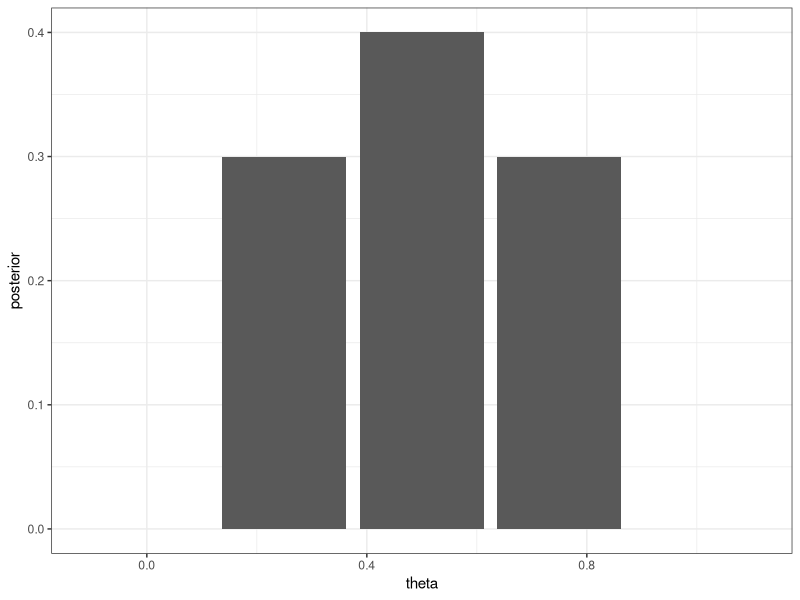
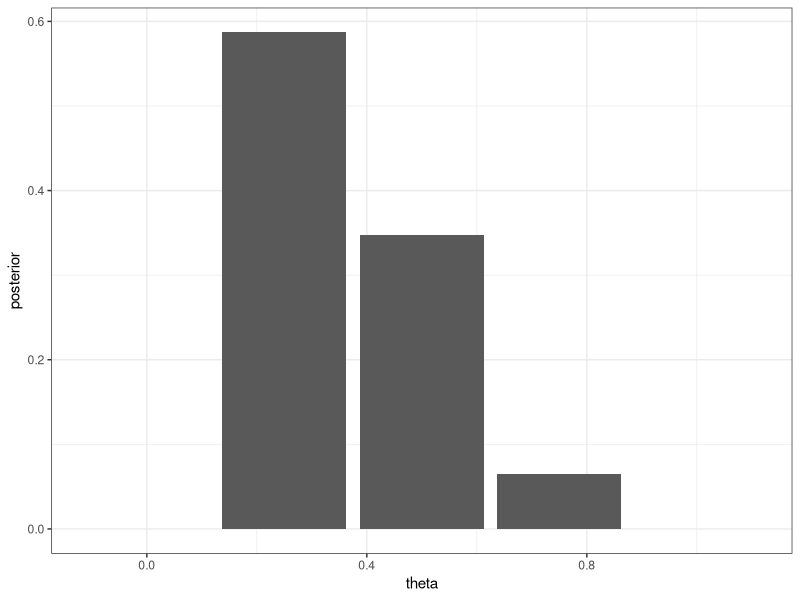
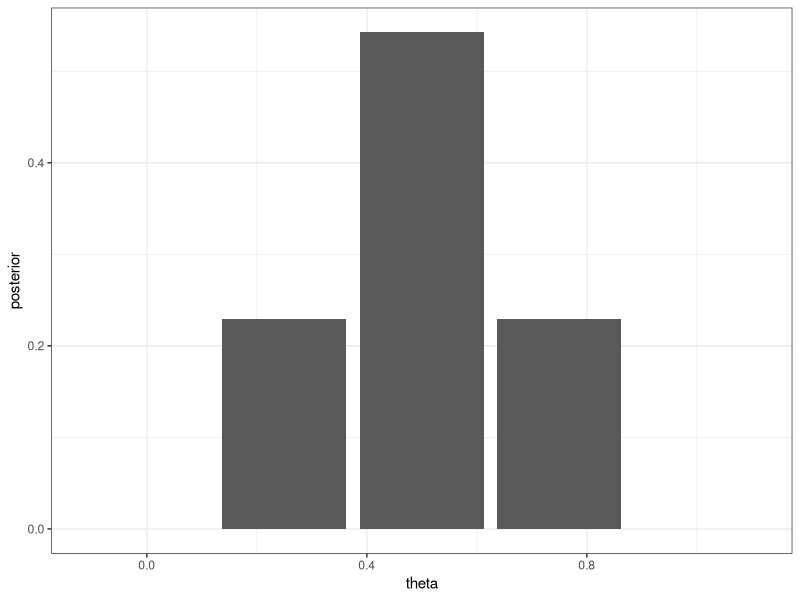
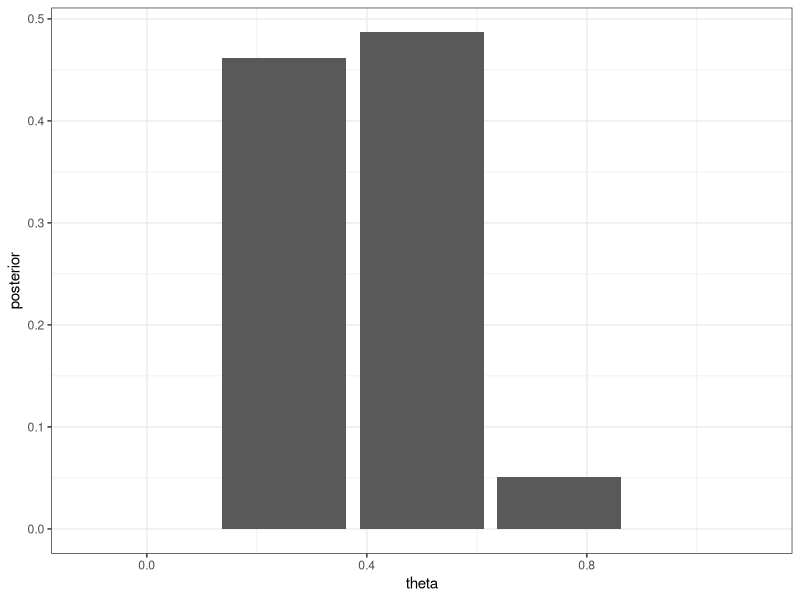
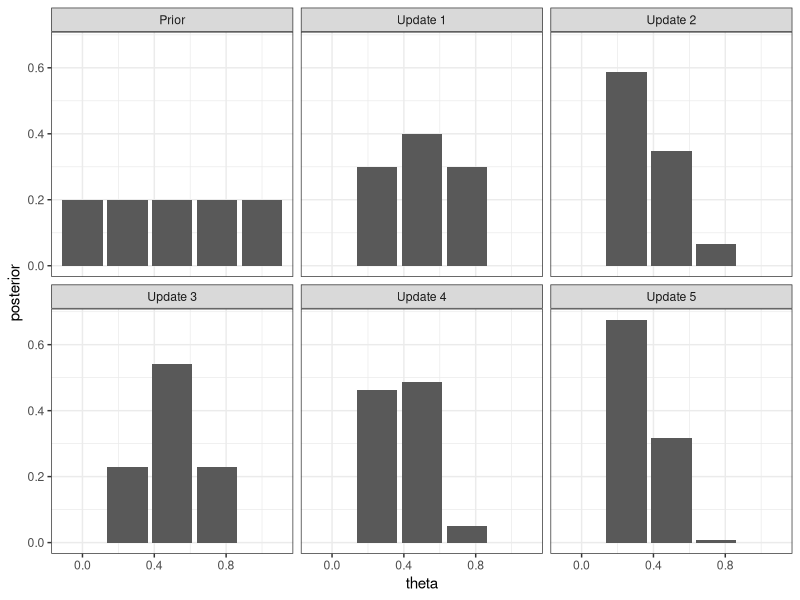

Recreate these plots in R, in order.
## ---- chunk 1
library(tidyverse)

theme_set(theme_bw())
def.chunk.hook  <- knitr::knit_hooks$get("chunk")
knitr::knit_hooks$set(chunk = function(x, options) {
  x <- def.chunk.hook(x, options)
  ifelse(options$size != "normalsize", paste0("\\", options$size,"\n\n", x, "\n\n \\normalsize"), x)
})
knitr::opts_chunk$set(warning=FALSE, message=FALSE, tidy = TRUE, size = "small")

## ---- chunk 2
# set the random seed to ensure we always get the same results
set.seed(1)
# mix up the bag
marble_bag<-sample(c("Red", "Blue"), size = 4, replace = T)
# Our experiment 
our_sample<-sample(marble_bag, 2, replace = T)
## ---- chunk 3
our_sample
## ---- chunk 4
# pr(1|theta = 0, 0.25, 0.5, 0.75, 1)
dbinom(1, size = 2, prob = c(0, 0.25, 0.5, 0.75, 1))
## ---- chunk 5
sum(0.2 * c(0, 0.375, 0.5, 0.375, 0))
## ---- chunk 6
round1<-data.frame(posterior = c(0, 0.3, 0.4, 0.3, 0),
                  theta = c(0, 0.25, 0.5, 0.75, 1))
ggplot(round1,
       aes(y = posterior, x = theta)) + 
  geom_col()
## ---- chunk 7
our_sample<-sample(marble_bag, 2, replace = T)
our_sample
## ---- chunk 8
# let's make this easier with a data frame
round2<-data.frame(theta = c(0, 0.25, 0.5, 0.75, 1),
                         prior = c(0, 0.3, 0.4, 0.3, 0))

round2<-round2 %>% 
  mutate(likelihood = dbinom(0, size = 2, prob = theta),
         p_d = sum(prior * likelihood),
         posterior = likelihood * prior / p_d)
## ---- chunk 9
ggplot(round2,
       aes(x = theta, y = posterior)) + 
  geom_col()
## ---- chunk 10
new_sample<-sample(marble_bag, 2, replace = T)
n_blue <- sum(new_sample=="Blue")

round3<-round2 %>% 
  select(theta, posterior) %>% 
  rename(prior = posterior) %>% 
    mutate(likelihood = dbinom(n_blue, size = 2, prob = theta),
         p_d = sum(prior * likelihood),
         posterior = likelihood * prior / p_d)
  
round3
## ---- chunk 11
ggplot(round3,
       aes(x = theta, y = posterior)) + 
  geom_col()
## ---- chunk 12
new_sample<-sample(marble_bag, 2, replace = T)
n_blue <- sum(new_sample=="Blue")

round4<-round3 %>% 
  select(theta, posterior) %>% 
  rename(prior = posterior) %>% 
    mutate(likelihood = dbinom(n_blue, size = 2, prob = theta),
         p_d = sum(prior * likelihood),
         posterior = likelihood * prior / p_d)
  
round4
## ---- chunk 13
ggplot(round4,
       aes(x = theta, y = posterior)) + 
  geom_col()
## ---- chunk 14
new_sample<-sample(marble_bag, 2, replace = T)
n_blue <- sum(new_sample=="Blue")

round5<-round4 %>% 
  select(theta, posterior) %>% 
  rename(prior = posterior) %>% 
    mutate(likelihood = dbinom(n_blue, size = 2, prob = theta),
         p_d = sum(prior * likelihood),
         posterior = likelihood * prior / p_d)

round0<-round1 %>% 
  select(-posterior) %>% 
  mutate(prior = 0.2) %>% 
  rename(posterior = prior) %>% 
  mutate(round = "Prior")

plot_dat<-bind_rows(
  round0,
  round1 %>% 
    mutate(round = "Update 1"),
  round2 %>% 
    mutate(round = "Update 2"),
  round3 %>% 
    mutate(round = "Update 3"),
  round4 %>% 
    mutate(round = "Update 4"),
  round5 %>% 
    mutate(round = "Update 5"))

ggplot(plot_dat,
       aes(x = theta, y = posterior)) + 
  geom_col() + 
  facet_wrap(~round)
## ---- chunk 15
round5 %>% select(theta, posterior)
